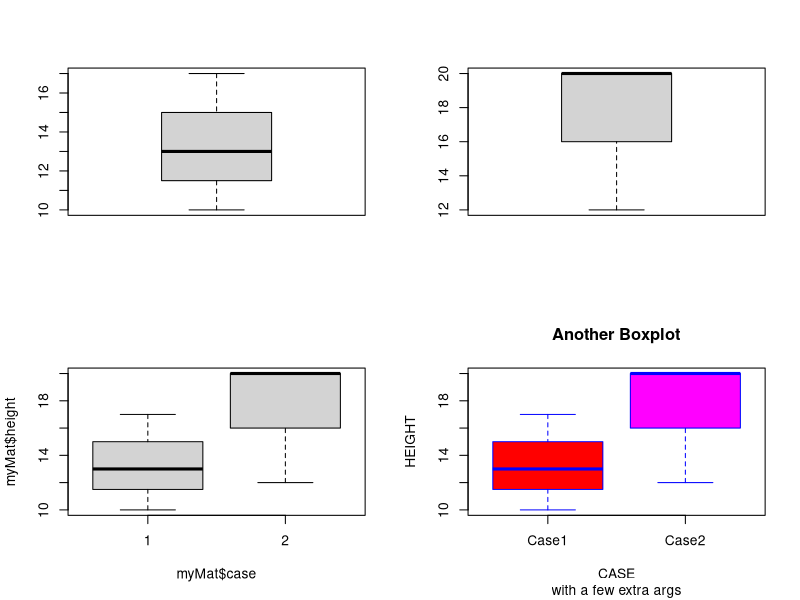

This chart was generated by the following R code:
###################################################
### chunk number 1: Exercise1-CreateMatrix
###################################################
myMat<-cbind(rep(2:1, each=3), c(3:1,6:4),c(9, rep(1,2), 2,3,2)) 
myMat<-cbind(myMat, c(12,10,20,17,10,13))
myMat<-as.data.frame(myMat)
help(colnames)
colnames(myMat)<-c("case", "weeks", "id", "height")
rownames(myMat)<-LETTERS[1:6]
myMat


###################################################
### chunk number 2: Exercise1-ManipulateMatrixEvenRow
###################################################
myMat[seq(2, nrow(myMat),2),]


###################################################
### chunk number 3: Exercise1-ManipulateChangeElement
###################################################
myMat[2,4]<-20


###################################################
### chunk number 4: Exercise1-ManipulateMatrixSort
###################################################
myMatNew<-myMat[order(myMat$weeks, myMat$height),]
myMatNew


###################################################
### chunk number 5: Exercise1-boxplot
###################################################
par(mfrow=c(2,2))
tapply(myMat$height,myMat$case, boxplot)
boxplot(myMat$height~myMat$case)
boxplot(myMat$height~myMat$case, col=c("red","magenta"),
border="blue", xlab="CASE", ylab="HEIGHT", 
    names=c("Case1", "Case2"), main="Another Boxplot", 
    sub="with a few extra args")


###################################################
### chunk number 6: Exercise2
###################################################
data(women)

class(women)
mode(women)
length(women)
dim(women)
attributes(women)


###################################################
### chunk number 7: Exercise2-MoreComplicated
###################################################
for (i in c("class", "mode", "length", "dim")) 
print(paste(i, toString(get(i)(women)), sep=" : "))


###################################################
### chunk number 8: Exercise2-SummaryStats
###################################################
summary(women)
res= rbind(average=apply(women,2, mean), 
            median= apply(women,2, median),
            sd=apply(women,2, sd))
res


###################################################
### chunk number 9: Exercise2-Subset
###################################################
womenSub<-women[women$weight>124 & women$weight<150,]
mean(womenSub$height)
nrow(women[women$weight<120,])


###################################################
### chunk number 10: Exercise2-BMI
###################################################
ConversionFactor= 0.4536/0.0254^2
women$BMI = women$weight*ConversionFactor/women$weight


###################################################
### chunk number 11: Exercise2-BMI2
###################################################
ConversionFactor= 0.4536/0.0254^2
women$BMI = women$weight*ConversionFactor/women$weight


###################################################
### chunk number 12: Exercise2-AssignBMIfactor
###################################################
table(ifelse (women$BMI >= 18.5 & women$BMI <= 24.9, "Normal", "Not Normal"))

BMI<-cbind(minWeight=c(0,18.5, 25,30), 
      maxWeight=c(18.5, 24.9, 29.9, 50), 
      status=c("underweight", "normal", "overweight", "obese"))
women$status= sapply(women[,3], function(x) BMI[x>BMI[,1]  & x<BMI[,2],"status"] )
women


###################################################
### chunk number 13: Exercise3
###################################################
ids=1:20
dep= c(rep("Epi", 5), rep("Biostats", 4), rep("Env Health", 6), rep("other", 5))
status=c("reg", "reg" ,"reg" ,"aud" ,"aud","aud" ,"reg" ,"reg" ,"reg", "reg","reg" ,"reg" ,"aud", "aud","reg","reg", "aud" ,"reg" ,"reg" ,"reg")
students= cbind(ID=ids, Dept=dep, Status=status)
students= as.data.frame(students)
class(students)
students[1:2,]


###################################################
### chunk number 14: Exercise3-Sort
###################################################
students[order(students$Dept),]


###################################################
### chunk number 15: Exercise3-SubsettingIDs
###################################################
students[students$Status=="aud", "ID"]


###################################################
### chunk number 16: Exercise3-SortTabulate
###################################################
table(students$Dept, students$Status)


###################################################
### chunk number 17: Exercise4-ForLoop
###################################################
for (i in 1:10) print( 2^i )


###################################################
### chunk number 18: Exercise4-whileLoop
###################################################
x<-1
while(2^x<1000) {
   print(2^x)
   x<-x+1
   }



###################################################
### chunk number 19: Exercise5-twosam1
###################################################
twosam <- function(y1, y2) {
  n1 <- length(y1); n2 <- length(y2)
  yb1 <- mean(y1); yb2 <- mean(y2)
  s1 <- var(y1); s2 <- var(y2)
  s <- ((n1-1)*s1 + (n2-1)*s2)/(n1+n2-2)
  tst <- (yb1 - yb2)/sqrt(s*(1/n1 + 1/n2))
  return(tst)
}


###################################################
### chunk number 20: Exercise5-twosam1
###################################################
twosam2 <- function(y1, y2, paired=F)
{
  n1 <- length(y1); n2 <- length(y2)
  yb1 <- mean(y1); yb2 <- mean(y2)
  s1 <- var(y1); s2 <- var(y2)
  if (paired==F)
    {  s <- ((n1-1)*s1 + (n2-1)*s2)/(n1+n2-2)
       tst <- (yb1 - yb2)/sqrt(s*(1/n1 + 1/n2))
       p.val <- 2*(1 - pt(abs(tst), (n1+n2-2)))
    }
  else
    { if (n1==n2)
       { s <- var(y1-y2)
         tst <- (yb1-yb2)/sqrt(s/n1)
         p.val <- 2*(1 - pt(abs(tst), (n1-1)))
       }
      else stop('unequal vector lengths')
    }
list(tst=tst,p.val=p.val,pair=paired)
}


###################################################
### chunk number 21: Exercise5-twosam3
###################################################
twosam3 <- function(y1, y2, paired=F, sided="two")
{
  n1 <- length(y1); n2 <- length(y2)
  yb1 <- mean(y1); yb2 <- mean(y2)
  s1 <- var(y1); s2 <- var(y2)
  stat <-cbind(c(yb1, yb2), c(s1, s2))
  colnames(stat) = c("y1", "y2")
  rownames(stat) = c("mean", "variance")
  print("Summary Statistics")
  print(stat)
  if (paired==F)
    {  s <- ((n1-1)*s1 + (n2-1)*s2)/(n1+n2-2)
       tst <- (yb1 - yb2)/sqrt(s*(1/n1 + 1/n2))
       p.val <- 2*(1 - pt(abs(tst), (n1+n2-2)))
    }
  else
    { if (n1==n2)
       { s <- var(y1-y2)
         tst <- (yb1-yb2)/sqrt(s/n1)
         p.val <- 2*(1 - pt(abs(tst), (n1-1)))
       }
      else stop('unequal vector lengths')
    }
  if (!sided == "two")  {
       if  (tolower(sided) =="two")  p.val =p.val
       if  (tolower(sided) == "one")  p.val = p.val/2
       else {
            print("Input sided unknown. Returning a two-sided p.val")
            p.val =p.val
            }
     }
        
list(tst=tst,p.val=p.val,pair=paired, statistics=stat)
}


###################################################
### chunk number 22: Exercise5-TestTwoSam3
###################################################
x <- c(3.2, 4.5, 7.8, 0.4, 0.8, 5.8)
y <- c(0.2, 3.3, 3.4, 0.8, 1.2, 1.3, 0.6)
testTwoSided<-twosam3(x,y)
class(testTwoSided)
names(testTwoSided)
testTwoSided$p.val
t.test(x,y, alternative = "two.sided", var.equal = TRUE)


###################################################
### chunk number 23: Exercise5-Test2TwoSam3
###################################################
testOneSided<-twosam3(x,y, sided="one")
testOneSided
t.test(x,y, alternative =  "greater", var.equal=TRUE)


